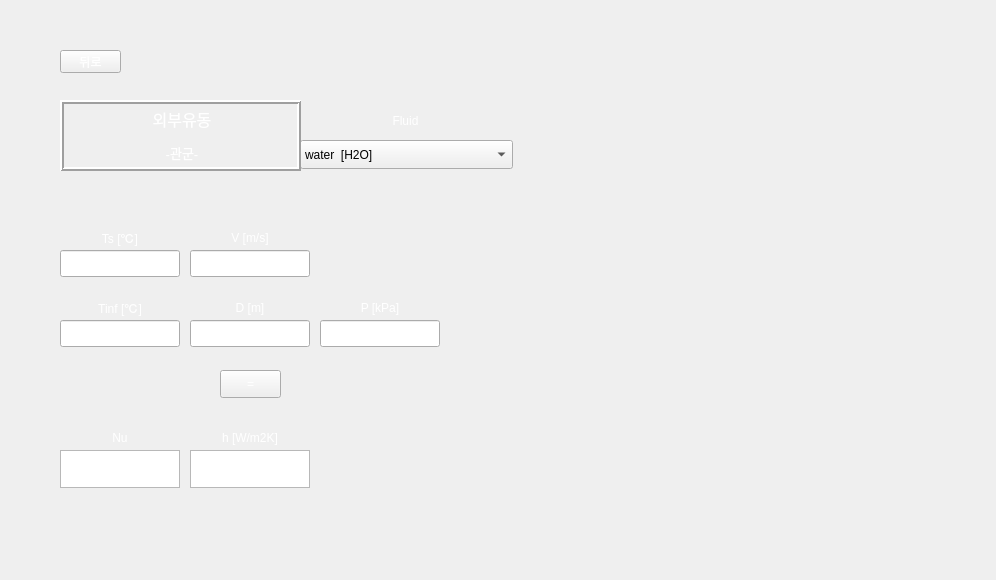
<?xml version="1.0" encoding="UTF-8"?>
<ui version="4.0">
 <class>Form</class>
 <widget class="QWidget" name="Form">
  <property name="geometry">
   <rect>
    <x>0</x>
    <y>0</y>
    <width>996</width>
    <height>580</height>
   </rect>
  </property>
  <property name="minimumSize">
   <size>
    <width>996</width>
    <height>580</height>
   </size>
  </property>
  <property name="maximumSize">
   <size>
    <width>996</width>
    <height>580</height>
   </size>
  </property>
  <property name="windowTitle">
   <string>Form</string>
  </property>
  <property name="styleSheet">
   <string notr="true">background-image: url(:/background/하얀거.png);</string>
  </property>
  <widget class="QTextBrowser" name="textBrowser_2">
   <property name="geometry">
    <rect>
     <x>190</x>
     <y>450</y>
     <width>120</width>
     <height>38</height>
    </rect>
   </property>
   <property name="sizePolicy">
    <sizepolicy hsizetype="Expanding" vsizetype="Preferred">
     <horstretch>0</horstretch>
     <verstretch>0</verstretch>
    </sizepolicy>
   </property>
   <property name="maximumSize">
    <size>
     <width>16777215</width>
     <height>38</height>
    </size>
   </property>
   <property name="styleSheet">
    <string notr="true">font: 12pt &quot;맑은 고딕&quot;;
background-image: url(:/background/하얀거.png);</string>
   </property>
  </widget>
  <widget class="QTextBrowser" name="textBrowser">
   <property name="geometry">
    <rect>
     <x>60</x>
     <y>450</y>
     <width>120</width>
     <height>38</height>
    </rect>
   </property>
   <property name="sizePolicy">
    <sizepolicy hsizetype="Expanding" vsizetype="Preferred">
     <horstretch>0</horstretch>
     <verstretch>0</verstretch>
    </sizepolicy>
   </property>
   <property name="maximumSize">
    <size>
     <width>16777215</width>
     <height>38</height>
    </size>
   </property>
   <property name="styleSheet">
    <string notr="true">font: 12pt &quot;맑은 고딕&quot;;
background-image: url(:/background/하얀거.png);</string>
   </property>
  </widget>
  <widget class="QLabel" name="label_8">
   <property name="geometry">
    <rect>
     <x>60</x>
     <y>290</y>
     <width>120</width>
     <height>35</height>
    </rect>
   </property>
   <property name="styleSheet">
    <string notr="true">color: qlineargradient(spread:pad, x1:0, y1:1, x2:1, y2:0, stop:0 rgba(255, 255, 255, 255), stop:1 rgba(255, 255, 255, 255));
background-image: url(:/background/버튼2.png);
font: 10pt &quot;맑은 고딕&quot;;</string>
   </property>
   <property name="text">
    <string>Tinf [℃]</string>
   </property>
   <property name="alignment">
    <set>Qt::AlignCenter</set>
   </property>
  </widget>
  <widget class="QLabel" name="label">
   <property name="geometry">
    <rect>
     <x>60</x>
     <y>220</y>
     <width>120</width>
     <height>35</height>
    </rect>
   </property>
   <property name="styleSheet">
    <string notr="true">color: qlineargradient(spread:pad, x1:0, y1:1, x2:1, y2:0, stop:0 rgba(255, 255, 255, 255), stop:1 rgba(255, 255, 255, 255));
background-image: url(:/background/버튼2.png);
font: 10pt &quot;맑은 고딕&quot;;</string>
   </property>
   <property name="text">
    <string>Ts [℃]</string>
   </property>
   <property name="alignment">
    <set>Qt::AlignCenter</set>
   </property>
  </widget>
  <widget class="QLabel" name="label_2">
   <property name="geometry">
    <rect>
     <x>190</x>
     <y>220</y>
     <width>120</width>
     <height>35</height>
    </rect>
   </property>
   <property name="styleSheet">
    <string notr="true">color: qlineargradient(spread:pad, x1:0, y1:1, x2:1, y2:0, stop:0 rgba(255, 255, 255, 255), stop:1 rgba(255, 255, 255, 255));
background-image: url(:/background/버튼2.png);
font: 10pt &quot;맑은 고딕&quot;;</string>
   </property>
   <property name="text">
    <string>V [m/s]</string>
   </property>
   <property name="alignment">
    <set>Qt::AlignCenter</set>
   </property>
  </widget>
  <widget class="QLabel" name="label_10">
   <property name="geometry">
    <rect>
     <x>60</x>
     <y>420</y>
     <width>120</width>
     <height>35</height>
    </rect>
   </property>
   <property name="styleSheet">
    <string notr="true">color: qlineargradient(spread:pad, x1:0, y1:1, x2:1, y2:0, stop:0 rgba(255, 255, 255, 255), stop:1 rgba(255, 255, 255, 255));
background-image: url(:/background/버튼2.png);
font: 10pt &quot;맑은 고딕&quot;;</string>
   </property>
   <property name="text">
    <string>Nu</string>
   </property>
   <property name="alignment">
    <set>Qt::AlignCenter</set>
   </property>
  </widget>
  <widget class="QLineEdit" name="Tinf">
   <property name="geometry">
    <rect>
     <x>60</x>
     <y>320</y>
     <width>120</width>
     <height>27</height>
    </rect>
   </property>
   <property name="styleSheet">
    <string notr="true">font: 12pt &quot;맑은 고딕&quot;;
background-image: url(:/background/하얀거.png);</string>
   </property>
  </widget>
  <widget class="QPushButton" name="pushButton">
   <property name="geometry">
    <rect>
     <x>60</x>
     <y>50</y>
     <width>61</width>
     <height>23</height>
    </rect>
   </property>
   <property name="styleSheet">
    <string notr="true">QPushButton {
color: qlineargradient(spread:pad, x1:0, y1:1, x2:1, y2:0, stop:0 rgba(255, 255, 255, 255), stop:1 rgba(255, 255, 255, 255));
background-image: url(:/background/버튼2.png);
font: 10pt &quot;맑은 고딕&quot;;
}
QPushButton:hover{
border-image: url(:/background/버튼클릭2.png);
}</string>
   </property>
   <property name="text">
    <string>뒤로</string>
   </property>
  </widget>
  <widget class="QLineEdit" name="D">
   <property name="geometry">
    <rect>
     <x>190</x>
     <y>320</y>
     <width>120</width>
     <height>27</height>
    </rect>
   </property>
   <property name="styleSheet">
    <string notr="true">font: 12pt &quot;맑은 고딕&quot;;
background-image: url(:/background/하얀거.png);</string>
   </property>
  </widget>
  <widget class="QLineEdit" name="uinf">
   <property name="geometry">
    <rect>
     <x>190</x>
     <y>250</y>
     <width>120</width>
     <height>27</height>
    </rect>
   </property>
   <property name="styleSheet">
    <string notr="true">font: 12pt &quot;맑은 고딕&quot;;
background-image: url(:/background/하얀거.png);</string>
   </property>
  </widget>
  <widget class="QLabel" name="label_4">
   <property name="geometry">
    <rect>
     <x>320</x>
     <y>290</y>
     <width>120</width>
     <height>35</height>
    </rect>
   </property>
   <property name="styleSheet">
    <string notr="true">color: qlineargradient(spread:pad, x1:0, y1:1, x2:1, y2:0, stop:0 rgba(255, 255, 255, 255), stop:1 rgba(255, 255, 255, 255));
background-image: url(:/background/버튼2.png);
font: 10pt &quot;맑은 고딕&quot;;</string>
   </property>
   <property name="text">
    <string>P [kPa]</string>
   </property>
   <property name="alignment">
    <set>Qt::AlignCenter</set>
   </property>
  </widget>
  <widget class="QLabel" name="label_3">
   <property name="geometry">
    <rect>
     <x>190</x>
     <y>290</y>
     <width>120</width>
     <height>35</height>
    </rect>
   </property>
   <property name="styleSheet">
    <string notr="true">color: qlineargradient(spread:pad, x1:0, y1:1, x2:1, y2:0, stop:0 rgba(255, 255, 255, 255), stop:1 rgba(255, 255, 255, 255));
background-image: url(:/background/버튼2.png);
font: 10pt &quot;맑은 고딕&quot;;</string>
   </property>
   <property name="text">
    <string>D [m]</string>
   </property>
   <property name="alignment">
    <set>Qt::AlignCenter</set>
   </property>
  </widget>
  <widget class="QLineEdit" name="Ts">
   <property name="geometry">
    <rect>
     <x>60</x>
     <y>250</y>
     <width>120</width>
     <height>27</height>
    </rect>
   </property>
   <property name="styleSheet">
    <string notr="true">font: 12pt &quot;맑은 고딕&quot;;
background-image: url(:/background/하얀거.png);</string>
   </property>
  </widget>
  <widget class="QLineEdit" name="P">
   <property name="geometry">
    <rect>
     <x>320</x>
     <y>320</y>
     <width>120</width>
     <height>27</height>
    </rect>
   </property>
   <property name="styleSheet">
    <string notr="true">font: 12pt &quot;맑은 고딕&quot;;
background-image: url(:/background/하얀거.png);</string>
   </property>
  </widget>
  <widget class="QPushButton" name="check">
   <property name="geometry">
    <rect>
     <x>220</x>
     <y>370</y>
     <width>61</width>
     <height>28</height>
    </rect>
   </property>
   <property name="styleSheet">
    <string notr="true">QPushButton {
color: qlineargradient(spread:pad, x1:0, y1:1, x2:1, y2:0, stop:0 rgba(255, 255, 255, 255), stop:1 rgba(255, 255, 255, 255));
background-image: url(:/background/버튼2.png);
font: 10pt &quot;맑은 고딕&quot;;
}
QPushButton:hover{
border-image: url(:/background/버튼클릭2.png);
}</string>
   </property>
   <property name="text">
    <string>=</string>
   </property>
  </widget>
  <widget class="QLabel" name="label_9">
   <property name="geometry">
    <rect>
     <x>190</x>
     <y>420</y>
     <width>120</width>
     <height>35</height>
    </rect>
   </property>
   <property name="styleSheet">
    <string notr="true">color: qlineargradient(spread:pad, x1:0, y1:1, x2:1, y2:0, stop:0 rgba(255, 255, 255, 255), stop:1 rgba(255, 255, 255, 255));
background-image: url(:/background/버튼2.png);
font: 10pt &quot;맑은 고딕&quot;;</string>
   </property>
   <property name="text">
    <string>h [W/m2K]</string>
   </property>
   <property name="alignment">
    <set>Qt::AlignCenter</set>
   </property>
  </widget>
  <widget class="QLabel" name="label_5">
   <property name="geometry">
    <rect>
     <x>300</x>
     <y>102</y>
     <width>211</width>
     <height>38</height>
    </rect>
   </property>
   <property name="styleSheet">
    <string notr="true">color: qlineargradient(spread:pad, x1:0, y1:1, x2:1, y2:0, stop:0 rgba(255, 255, 255, 255), stop:1 rgba(255, 255, 255, 255));
background-image: url(:/background/버튼2.png);
font: 12pt &quot;맑은 고딕&quot;;</string>
   </property>
   <property name="text">
    <string>Fluid</string>
   </property>
   <property name="alignment">
    <set>Qt::AlignCenter</set>
   </property>
  </widget>
  <widget class="QLabel" name="label_11">
   <property name="geometry">
    <rect>
     <x>0</x>
     <y>0</y>
     <width>996</width>
     <height>580</height>
    </rect>
   </property>
   <property name="styleSheet">
    <string notr="true">image: url(:/background/배경2.png);</string>
   </property>
   <property name="text">
    <string/>
   </property>
  </widget>
  <widget class="QLabel" name="label_6">
   <property name="geometry">
    <rect>
     <x>525</x>
     <y>40</y>
     <width>431</width>
     <height>501</height>
    </rect>
   </property>
   <property name="styleSheet">
    <string notr="true">image: url(:/background/관군2.png);</string>
   </property>
   <property name="text">
    <string/>
   </property>
  </widget>
  <widget class="QLabel" name="label_7">
   <property name="geometry">
    <rect>
     <x>540</x>
     <y>340</y>
     <width>401</width>
     <height>191</height>
    </rect>
   </property>
   <property name="styleSheet">
    <string notr="true">image: url(:/background/관군-2.PNG);</string>
   </property>
   <property name="text">
    <string/>
   </property>
  </widget>
  <widget class="QComboBox" name="fluid_2">
   <property name="geometry">
    <rect>
     <x>300</x>
     <y>140</y>
     <width>213</width>
     <height>29</height>
    </rect>
   </property>
   <property name="styleSheet">
    <string notr="true">background-image: url(:/background/하얀거.png);
font: 10pt &quot;맑은 고딕&quot;;</string>
   </property>
   <item>
    <property name="text">
     <string>water  [H2O]</string>
    </property>
   </item>
   <item>
    <property name="text">
     <string>air</string>
    </property>
   </item>
   <item>
    <property name="text">
     <string>1-Butene  [C4H8]</string>
    </property>
   </item>
   <item>
    <property name="text">
     <string>Acetone  [C3H6O]</string>
    </property>
   </item>
   <item>
    <property name="text">
     <string>Ammonia  [NH3]</string>
    </property>
   </item>
   <item>
    <property name="text">
     <string>Argon  [Ar]</string>
    </property>
   </item>
   <item>
    <property name="text">
     <string>Benzene  [C6H6]</string>
    </property>
   </item>
   <item>
    <property name="text">
     <string>CarbonDioxide  [CO2]</string>
    </property>
   </item>
   <item>
    <property name="text">
     <string>CarbonMonoxide  [CO]</string>
    </property>
   </item>
   <item>
    <property name="text">
     <string>CarbonylSulfide  [COS]</string>
    </property>
   </item>
   <item>
    <property name="text">
     <string>CycloHexane  [C6H12]</string>
    </property>
   </item>
   <item>
    <property name="text">
     <string>CycloPropane  [C3H6]</string>
    </property>
   </item>
   <item>
    <property name="text">
     <string>Cyclopentane  [C5H10]</string>
    </property>
   </item>
   <item>
    <property name="text">
     <string>D4  [C8H24O4Si4]</string>
    </property>
   </item>
   <item>
    <property name="text">
     <string>D5  [C10H30O5Si5]</string>
    </property>
   </item>
   <item>
    <property name="text">
     <string>D6  [C12H36O6Si6]</string>
    </property>
   </item>
   <item>
    <property name="text">
     <string>Deuterium  [D2]</string>
    </property>
   </item>
   <item>
    <property name="text">
     <string>Dichloroethane  [C2Cl2H4]</string>
    </property>
   </item>
   <item>
    <property name="text">
     <string>DiethylEther  [C4H10O]</string>
    </property>
   </item>
   <item>
    <property name="text">
     <string>DimethylCarbonate  [C3H6O3]</string>
    </property>
   </item>
   <item>
    <property name="text">
     <string>DimethylEther  [C2H6O]</string>
    </property>
   </item>
   <item>
    <property name="text">
     <string>Ethane  [C2H6]</string>
    </property>
   </item>
   <item>
    <property name="text">
     <string>Ethanol  [C2H6O]</string>
    </property>
   </item>
   <item>
    <property name="text">
     <string>EthylBenzene  [C8H10]</string>
    </property>
   </item>
   <item>
    <property name="text">
     <string>Ethylene  [C2H4]</string>
    </property>
   </item>
   <item>
    <property name="text">
     <string>EthyleneOxide  [C2H4O]</string>
    </property>
   </item>
   <item>
    <property name="text">
     <string>Fluorine  [F2]</string>
    </property>
   </item>
   <item>
    <property name="text">
     <string>HFE143m  [C2F3H3O]</string>
    </property>
   </item>
   <item>
    <property name="text">
     <string>HeavyWater  [D2O]</string>
    </property>
   </item>
   <item>
    <property name="text">
     <string>Helium  [He]</string>
    </property>
   </item>
   <item>
    <property name="text">
     <string>Hydrogen  [H2]</string>
    </property>
   </item>
   <item>
    <property name="text">
     <string>HydrogenChloride  [ClH]</string>
    </property>
   </item>
   <item>
    <property name="text">
     <string>HydrogenSulfide  [H2S]</string>
    </property>
   </item>
   <item>
    <property name="text">
     <string>IsoButane  [C4H10]</string>
    </property>
   </item>
   <item>
    <property name="text">
     <string>IsoButene  [C4H8]</string>
    </property>
   </item>
   <item>
    <property name="text">
     <string>Isohexane  [C6H14]</string>
    </property>
   </item>
   <item>
    <property name="text">
     <string>Isopentane  [C5H12]</string>
    </property>
   </item>
   <item>
    <property name="text">
     <string>Krypton  [Kr]</string>
    </property>
   </item>
   <item>
    <property name="text">
     <string>MD2M  [C10H30O3Si4]</string>
    </property>
   </item>
   <item>
    <property name="text">
     <string>MD3M  [C12H36O4Si5]</string>
    </property>
   </item>
   <item>
    <property name="text">
     <string>MD4M  [C14H42O5Si6]</string>
    </property>
   </item>
   <item>
    <property name="text">
     <string>MDM  [C8H24O2Si3]</string>
    </property>
   </item>
   <item>
    <property name="text">
     <string>MM  [C6H18OSi2]</string>
    </property>
   </item>
   <item>
    <property name="text">
     <string>Methane  [CH4]</string>
    </property>
   </item>
   <item>
    <property name="text">
     <string>Methanol  [CH4O]</string>
    </property>
   </item>
   <item>
    <property name="text">
     <string>MethylLinoleate  [C19H34O2]</string>
    </property>
   </item>
   <item>
    <property name="text">
     <string>MethylLinolenate  [C19H32O2]</string>
    </property>
   </item>
   <item>
    <property name="text">
     <string>MethylOleate  [C19H36O2]</string>
    </property>
   </item>
   <item>
    <property name="text">
     <string>MethylPalmitate  [C17H34O2]</string>
    </property>
   </item>
   <item>
    <property name="text">
     <string>MethylStearate  [C19H38O2]</string>
    </property>
   </item>
   <item>
    <property name="text">
     <string>Neon  [Ne]</string>
    </property>
   </item>
   <item>
    <property name="text">
     <string>Neopentane  [C5H12]</string>
    </property>
   </item>
   <item>
    <property name="text">
     <string>Nitrogen  [N2]</string>
    </property>
   </item>
   <item>
    <property name="text">
     <string>NitrousOxide  [N2O]</string>
    </property>
   </item>
   <item>
    <property name="text">
     <string>Novec649  [C6F12O]</string>
    </property>
   </item>
   <item>
    <property name="text">
     <string>OrthoDeuterium</string>
    </property>
   </item>
   <item>
    <property name="text">
     <string>OrthoHydrogen</string>
    </property>
   </item>
   <item>
    <property name="text">
     <string>Oxygen  [O2]</string>
    </property>
   </item>
   <item>
    <property name="text">
     <string>ParaDeuterium</string>
    </property>
   </item>
   <item>
    <property name="text">
     <string>ParaHydrogen</string>
    </property>
   </item>
   <item>
    <property name="text">
     <string>Propylene  [C3H6]</string>
    </property>
   </item>
   <item>
    <property name="text">
     <string>Propyne  [C3H4]</string>
    </property>
   </item>
   <item>
    <property name="text">
     <string>R11</string>
    </property>
   </item>
   <item>
    <property name="text">
     <string>R113</string>
    </property>
   </item>
   <item>
    <property name="text">
     <string>R114</string>
    </property>
   </item>
   <item>
    <property name="text">
     <string>R115</string>
    </property>
   </item>
   <item>
    <property name="text">
     <string>R116</string>
    </property>
   </item>
   <item>
    <property name="text">
     <string>R12</string>
    </property>
   </item>
   <item>
    <property name="text">
     <string>R123</string>
    </property>
   </item>
   <item>
    <property name="text">
     <string>R1233zd(E)</string>
    </property>
   </item>
   <item>
    <property name="text">
     <string>R1234yf</string>
    </property>
   </item>
   <item>
    <property name="text">
     <string>R1234ze(E)</string>
    </property>
   </item>
   <item>
    <property name="text">
     <string>R1234ze(Z)</string>
    </property>
   </item>
   <item>
    <property name="text">
     <string>R124</string>
    </property>
   </item>
   <item>
    <property name="text">
     <string>R1243zf</string>
    </property>
   </item>
   <item>
    <property name="text">
     <string>R125</string>
    </property>
   </item>
   <item>
    <property name="text">
     <string>R13</string>
    </property>
   </item>
   <item>
    <property name="text">
     <string>R134a</string>
    </property>
   </item>
   <item>
    <property name="text">
     <string>R13l1</string>
    </property>
   </item>
   <item>
    <property name="text">
     <string>R14</string>
    </property>
   </item>
   <item>
    <property name="text">
     <string>R141b</string>
    </property>
   </item>
   <item>
    <property name="text">
     <string>R142b</string>
    </property>
   </item>
   <item>
    <property name="text">
     <string>R143a</string>
    </property>
   </item>
   <item>
    <property name="text">
     <string>R152A</string>
    </property>
   </item>
   <item>
    <property name="text">
     <string>R161</string>
    </property>
   </item>
   <item>
    <property name="text">
     <string>R21</string>
    </property>
   </item>
   <item>
    <property name="text">
     <string>R218</string>
    </property>
   </item>
   <item>
    <property name="text">
     <string>R22</string>
    </property>
   </item>
   <item>
    <property name="text">
     <string>R227EA</string>
    </property>
   </item>
   <item>
    <property name="text">
     <string>R23</string>
    </property>
   </item>
   <item>
    <property name="text">
     <string>R236EA</string>
    </property>
   </item>
   <item>
    <property name="text">
     <string>R236FA</string>
    </property>
   </item>
   <item>
    <property name="text">
     <string>R245ca</string>
    </property>
   </item>
   <item>
    <property name="text">
     <string>R245fa</string>
    </property>
   </item>
   <item>
    <property name="text">
     <string>R32</string>
    </property>
   </item>
   <item>
    <property name="text">
     <string>R365MFC</string>
    </property>
   </item>
   <item>
    <property name="text">
     <string>R40</string>
    </property>
   </item>
   <item>
    <property name="text">
     <string>R404A</string>
    </property>
   </item>
   <item>
    <property name="text">
     <string>R407C</string>
    </property>
   </item>
   <item>
    <property name="text">
     <string>R41</string>
    </property>
   </item>
   <item>
    <property name="text">
     <string>R410A</string>
    </property>
   </item>
   <item>
    <property name="text">
     <string>R507A</string>
    </property>
   </item>
   <item>
    <property name="text">
     <string>RC318</string>
    </property>
   </item>
   <item>
    <property name="text">
     <string>SES36</string>
    </property>
   </item>
   <item>
    <property name="text">
     <string>SulfurDioxide  [O2S]</string>
    </property>
   </item>
   <item>
    <property name="text">
     <string>SulfurHexafluoride  [F6S]</string>
    </property>
   </item>
   <item>
    <property name="text">
     <string>Toluene  [C7H8]</string>
    </property>
   </item>
   <item>
    <property name="text">
     <string>Xenon  [Xe]</string>
    </property>
   </item>
   <item>
    <property name="text">
     <string>cis-2-Butene  [C4H8]</string>
    </property>
   </item>
   <item>
    <property name="text">
     <string>m-Xylene  [C8H10]</string>
    </property>
   </item>
   <item>
    <property name="text">
     <string>n-Butane  [C4H10]</string>
    </property>
   </item>
   <item>
    <property name="text">
     <string>n-Decane  [C10H22]</string>
    </property>
   </item>
   <item>
    <property name="text">
     <string>n-Dodecane  [C12H26]</string>
    </property>
   </item>
   <item>
    <property name="text">
     <string>n-Heptane  [C7H16]</string>
    </property>
   </item>
   <item>
    <property name="text">
     <string>n-Hexane  [C6H14]</string>
    </property>
   </item>
   <item>
    <property name="text">
     <string>n-Nonane  [C9H20]</string>
    </property>
   </item>
   <item>
    <property name="text">
     <string>n-Octane  [C8H18]</string>
    </property>
   </item>
   <item>
    <property name="text">
     <string>n-Pentane  [C5H12]</string>
    </property>
   </item>
   <item>
    <property name="text">
     <string>n-Propane  [C3H8]</string>
    </property>
   </item>
   <item>
    <property name="text">
     <string>n-Undecane  [C11H24]</string>
    </property>
   </item>
   <item>
    <property name="text">
     <string>o-Xylene  [C8H10]</string>
    </property>
   </item>
   <item>
    <property name="text">
     <string>p-Xylene  [C8H10]</string>
    </property>
   </item>
   <item>
    <property name="text">
     <string>trans-2-Butene  [C4H8]</string>
    </property>
   </item>
  </widget>
  <widget class="QLabel" name="label_12">
   <property name="geometry">
    <rect>
     <x>60</x>
     <y>100</y>
     <width>241</width>
     <height>71</height>
    </rect>
   </property>
   <property name="styleSheet">
    <string notr="true">font: 10pt &quot;맑은 고딕&quot;;
color: rgb(255, 255, 255);
background-image: url(:/background/버튼2.png);</string>
   </property>
   <property name="frameShape">
    <enum>QFrame::Box</enum>
   </property>
   <property name="frameShadow">
    <enum>QFrame::Raised</enum>
   </property>
   <property name="lineWidth">
    <number>2</number>
   </property>
   <property name="text">
    <string>&lt;!DOCTYPE HTML PUBLIC &quot;-//W3C//DTD HTML 4.0//EN&quot; &quot;http://www.w3.org/TR/REC-html40/strict.dtd&quot;&gt;
&lt;html&gt;&lt;head&gt;&lt;meta name=&quot;qrichtext&quot; content=&quot;1&quot; /&gt;&lt;style type=&quot;text/css&quot;&gt;
p, li { white-space: pre-wrap; }
&lt;/style&gt;&lt;/head&gt;&lt;body style=&quot; font-family:'맑은 고딕'; font-size:10pt; font-weight:400; font-style:normal;&quot;&gt;
&lt;p align=&quot;center&quot; style=&quot; margin-top:12px; margin-bottom:12px; margin-left:0px; margin-right:0px; -qt-block-indent:0; text-indent:0px;&quot;&gt;&lt;span style=&quot; font-size:12pt;&quot;&gt;외부유동&lt;/span&gt;&lt;/p&gt;
&lt;p align=&quot;center&quot; style=&quot; margin-top:12px; margin-bottom:12px; margin-left:0px; margin-right:0px; -qt-block-indent:0; text-indent:0px;&quot;&gt;-관군-&lt;/p&gt;&lt;/body&gt;&lt;/html&gt;</string>
   </property>
   <property name="buddy">
    <cstring>pushButton</cstring>
   </property>
  </widget>
  <zorder>label_11</zorder>
  <zorder>textBrowser_2</zorder>
  <zorder>textBrowser</zorder>
  <zorder>label_8</zorder>
  <zorder>label</zorder>
  <zorder>label_2</zorder>
  <zorder>label_10</zorder>
  <zorder>Tinf</zorder>
  <zorder>pushButton</zorder>
  <zorder>uinf</zorder>
  <zorder>label_4</zorder>
  <zorder>label_3</zorder>
  <zorder>Ts</zorder>
  <zorder>P</zorder>
  <zorder>check</zorder>
  <zorder>label_9</zorder>
  <zorder>label_5</zorder>
  <zorder>label_6</zorder>
  <zorder>label_7</zorder>
  <zorder>D</zorder>
  <zorder>fluid_2</zorder>
  <zorder>label_12</zorder>
 </widget>
 <resources>
  <include location="../resource/resources.qrc"/>
 </resources>
 <connections/>
</ui>
